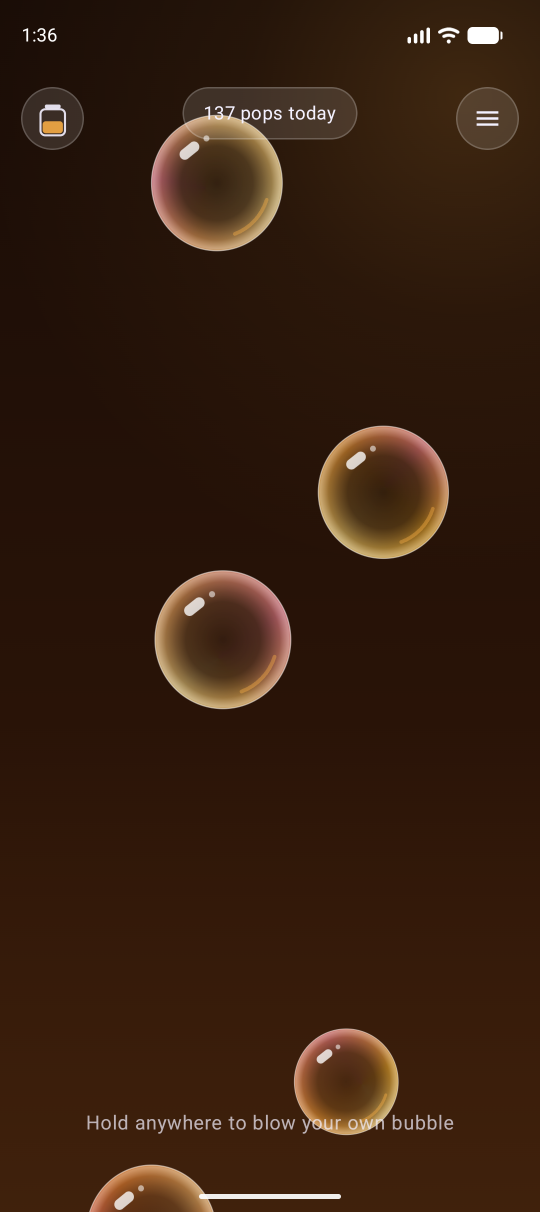
#> input picture docs/relaunch-qa/s7-float.png, 1080 x 2424 px (shown at 1/2 size)
$ python make_screenshots.py
#> lines starting #> are read from the running program, lines starting #| are printed output that depends on the picture; after the words box and inside, x2 and y2 are one past the last pixel; in counts of white or black regions, pixels touching at a corner belong together
"""Frame real emulator captures into Play Store screenshots (1080x1920, under Play's 2:1 limit).

Every image is a real capture of the app (docs/relaunch-qa); only a caption and a frame are added.
Run: python -I tools/store/make_screenshots.py
"""
import os

import numpy as np
from PIL import Image, ImageDraw, ImageFilter, ImageFont

ROOT = os.path.abspath(os.path.join(os.path.dirname(__file__), "..", ".."))
QA = os.path.join(ROOT, "docs", "relaunch-qa")
OUT = os.path.join(ROOT, "play-listing-assets", "hushpop")
os.makedirs(OUT, exist_ok=True)

SHOTS = [
    ("s7-float.png", "Pop real soap bubbles", "Soft sounds. No timer. No fail."),
    ("s7-blowing.png", "Hold to blow your own", "Let go and watch it float away"),
    ("s5-04-pop.png", "Breathe with a bubble", "In as it grows, out as it rises"),
    ("s4-02-shelf.png", "Fill the jar, collect soaps", "A new soap every few days"),
    ("s4-03-marigold.png", "Every soap is a new room", "Lavender Dusk, Monsoon Glass, Marigold…"),
    ("s4-04-new-soap.png", "Little rewards, no pressure", "Missed a day? It never resets"),
    ("s6-01-menu.png", "Calm by default", "Challenge mode when you want a goal"),
    ("s6-03-challenge.png", "20 Challenge levels", "Timed, never frantic"),
]


def font(size, light=False):
    for name in (["segoeuil.ttf"] if light else []) + ["segoeui.ttf", "arial.ttf"]:
        p = os.path.join(os.environ.get("WINDIR", "C:/Windows"), "Fonts", name)
        if os.path.exists(p):
            return ImageFont.truetype(p, size)
    return ImageFont.load_default()


def background(w, h):
    y = np.linspace(0, 1, h)[:, None, None]
    top = np.array([0x0E, 0x10, 0x22], float)
    bot = np.array([0x2A, 0x23, 0x50], float)
    img = np.broadcast_to(top * (1 - y) + bot * y, (h, w, 3)).copy()
    yy, xx = np.mgrid[0:h, 0:w]
    d = np.sqrt((xx - 0.9 * w) ** 2 + (yy - 0.05 * h) ** 2) / (0.9 * h)
    g = np.clip(1 - d, 0, 1) ** 2 * 0.25
    img = img * (1 - g[..., None]) + np.array([0xFF, 0xC9, 0x8A]) * g[..., None]
    return Image.fromarray(img.astype(np.uint8), "RGB")


def rounded(img, r):
    mask = Image.new("L", img.size, 0)
    ImageDraw.Draw(mask).rounded_rectangle([0, 0, img.width - 1, img.height - 1], radius=r, fill=255)
    out = Image.new("RGBA", img.size, (0, 0, 0, 0))
    out.paste(img, (0, 0), mask)
    return out


def main():
    W, H = 1080, 1920
    for i, (src, title, sub) in enumerate(SHOTS, 1):
        path = os.path.join(QA, src)
        if not os.path.exists(path):
            print("missing", src)
            continue
        canvas = background(W, H).convert("RGBA")
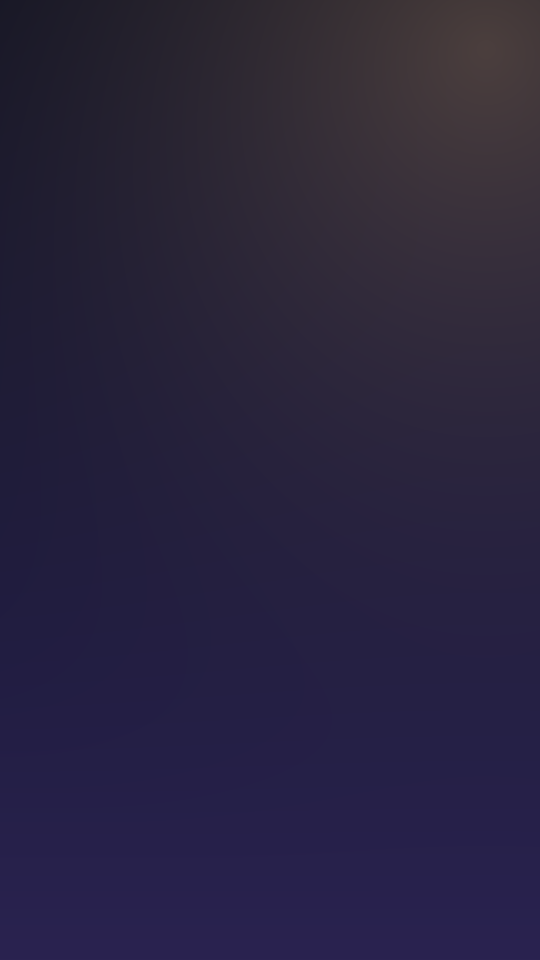
#> canvas: PIL image 1080x1920 RGBA (shown at 1/2 size); mean R, G, B, A 41.1, 35.5, 61.9, 255
        d = ImageDraw.Draw(canvas)
        tf, sf = font(78, light=True), font(40)
        tw = d.textlength(title, font=tf)
#> tw = 99
        d.text(((W - tw) / 2, 110), title, font=tf, fill=(244, 241, 255))
        sw = d.textlength(sub, font=sf)
#> sw = 131
        d.text(((W - sw) / 2, 225), sub, font=sf, fill=(200, 194, 235))
        shot = Image.open(path).convert("RGB")
        target_h = H - 340 - 60
        scale = target_h / shot.height
#> scale = 0.627
        shot = shot.resize((int(shot.width * scale), target_h), Image.LANCZOS)
#> shot: PIL image 677x1520 RGB
        shot = rounded(shot, 44)
#> in rounded, `mask = Image.new("L", img.size, 0)`: mask: PIL image 677x1520 L; every value is 0
#> in rounded, `ImageDraw.Draw(mask).rounded_rectangle([0, 0, img.width - 1, img.heigh..`:
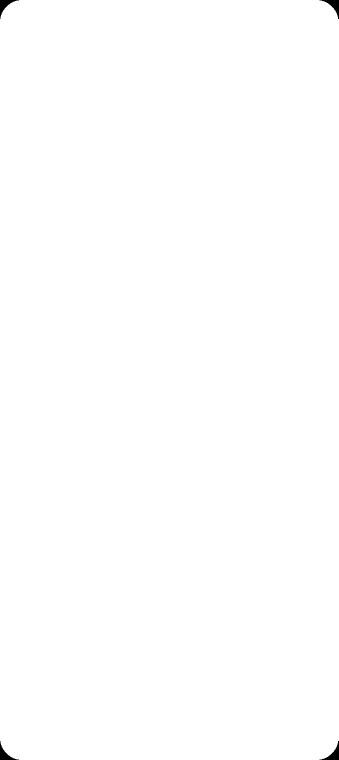
#> mask: PIL image 677x1520 L (shown at 1/2 size); 99.8% white; 4 black regions, box (x1, y1, x2, y2) and area: (0, 0, 38, 38) 427, (639, 0, 677, 38) 427, (0, 1482, 38, 1520) 427, (639, 1482, 677, 1520) 427
#> in rounded, `out = Image.new("RGBA", img.size, (0, 0, 0, 0))`: out: PIL image 677x1520 RGBA; every value is 0
        x = (W - shot.width) // 2
#> x = 201
        y = 340
        shadow = Image.new("RGBA", (shot.width + 60, shot.height + 60), (0, 0, 0, 0))
#> shadow: PIL image 737x1580 RGBA; every value is 0
        ImageDraw.Draw(shadow).rounded_rectangle([30, 30, shot.width + 30, shot.height + 30], radius=50, fill=(0, 0, 0, 140))
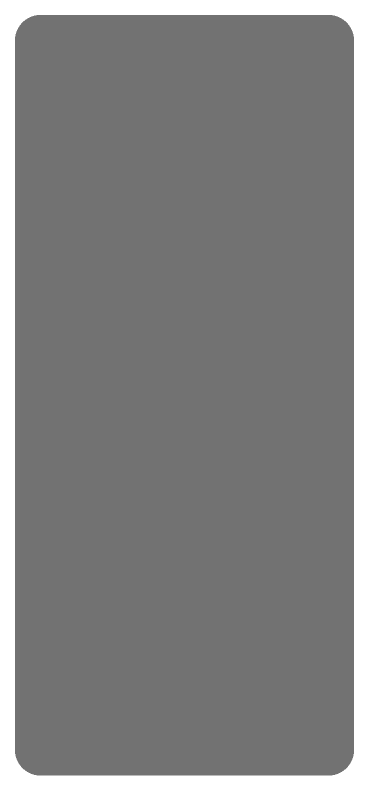
#> shadow: PIL image 737x1580 RGBA (shown at 1/2 size); mean R, G, B, A 0, 0, 0, 123.7; transparent parts drawn white
        shadow = shadow.filter(ImageFilter.GaussianBlur(18))
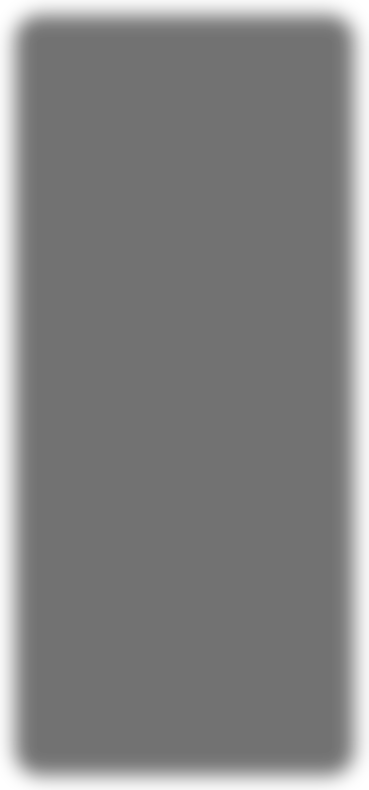
#> shadow: PIL image 737x1580 RGBA (shown at 1/2 size); mean R, G, B, A 0, 0, 0, 123.6; transparent parts drawn white
        canvas.alpha_composite(shadow, (x - 30, y - 18))
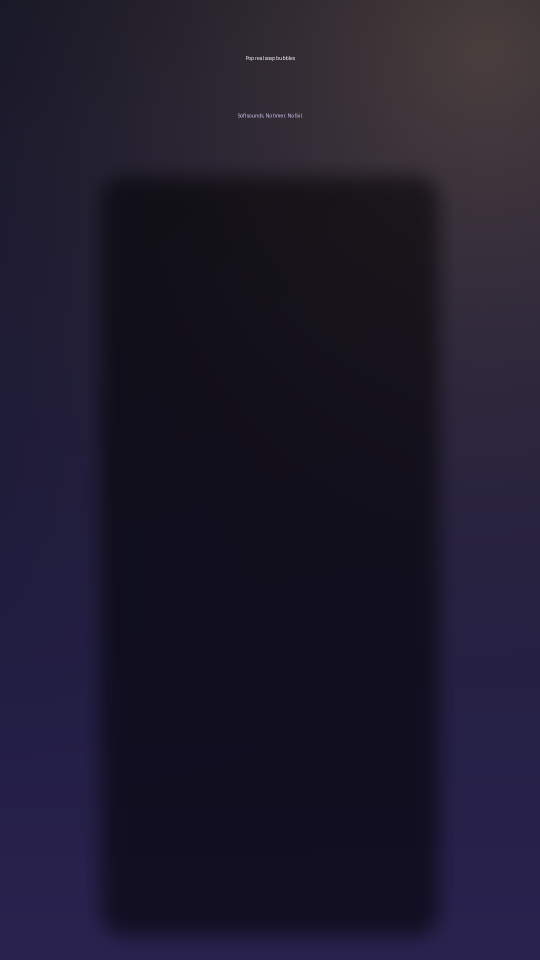
#> canvas: PIL image 1080x1920 RGBA (shown at 1/2 size); mean R, G, B, A 30.4, 26.2, 44.5, 255
        canvas.alpha_composite(shot, (x, y))
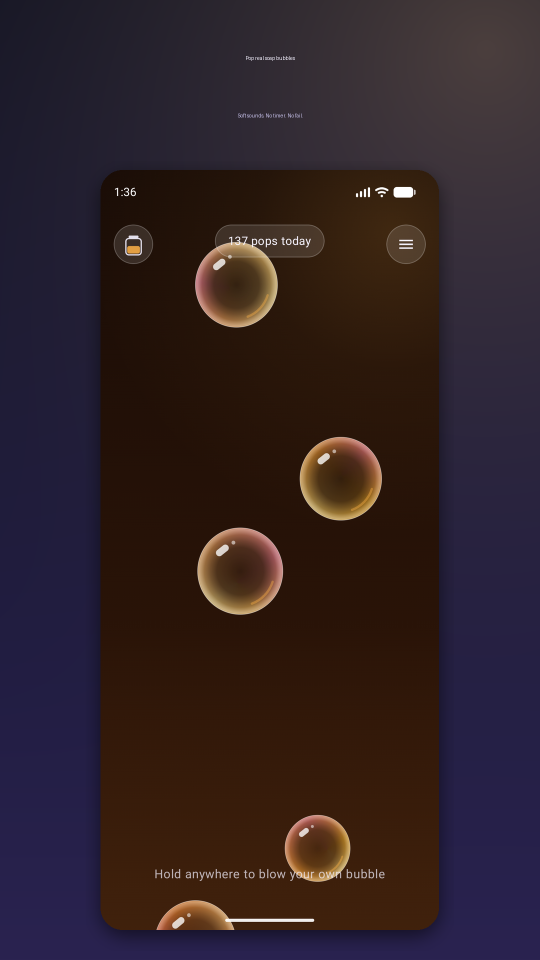
#> canvas: PIL image 1080x1920 RGBA (shown at 1/2 size); mean R, G, B, A 48.1, 33.5, 37.4, 255
        canvas.convert("RGB").save(os.path.join(OUT, f"phone-{i:02d}.png"))
        print("phone-%02d.png  <- %s" % (i, src))
#> pass 2 of the loop in main, `for i, (src, title, sub) in enumerate(SHOTS, 1):`:
#> tw = 101
#> sw = 132
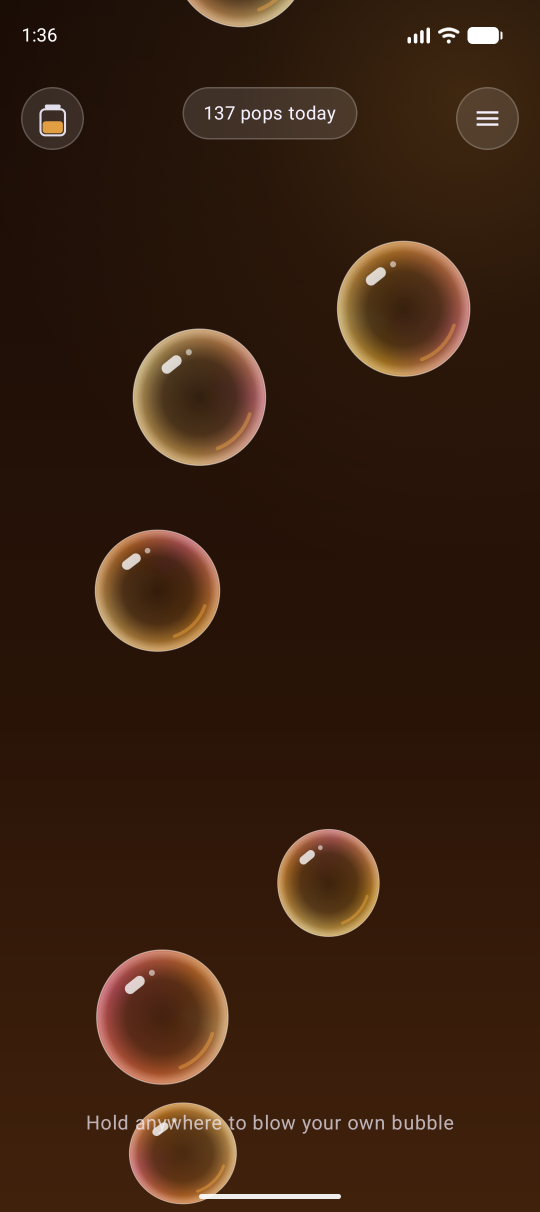
#> input picture docs/relaunch-qa/s7-blowing.png, 1080 x 2424 px (shown at 1/2 size)
#> in main, `canvas.alpha_composite(shadow, (x - 30, y - 18))`:
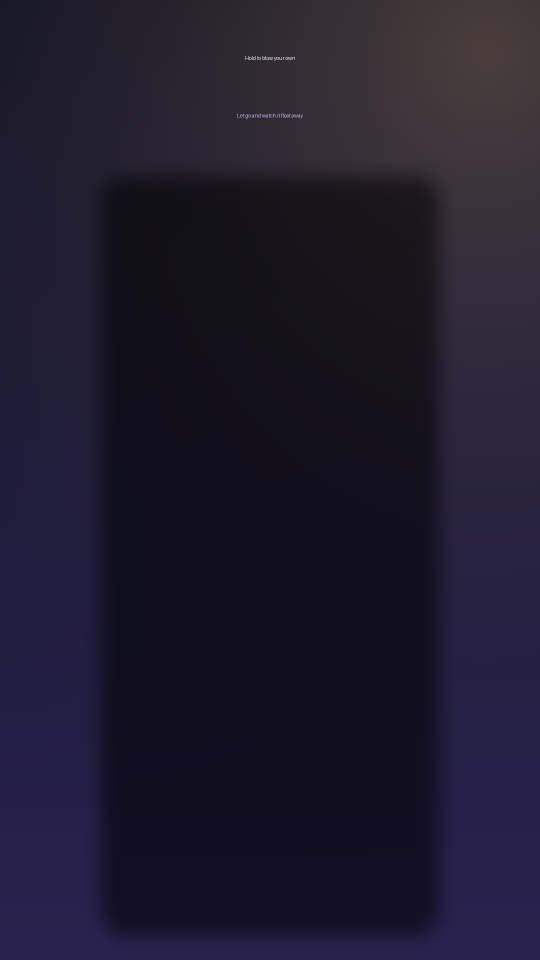
#> canvas: PIL image 1080x1920 RGBA (shown at 1/2 size); mean R, G, B, A 30.4, 26.2, 44.5, 255
#> in main, `canvas.alpha_composite(shot, (x, y))`:
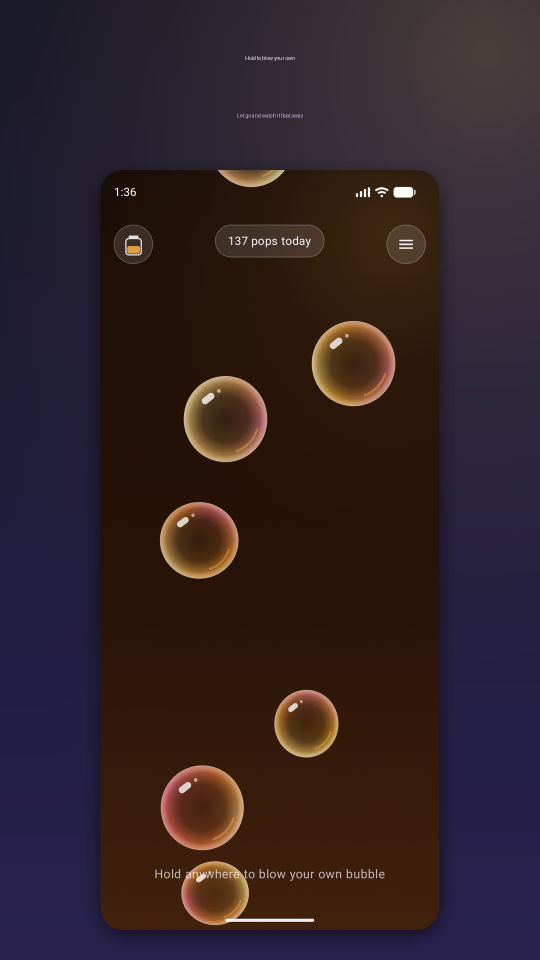
#> canvas: PIL image 1080x1920 RGBA (shown at 1/2 size); mean R, G, B, A 49.2, 34.2, 37.8, 255
#> pass 3 of the loop in main, `for i, (src, title, sub) in enumerate(SHOTS, 1):`:
#> tw = 103
#> sw = 119
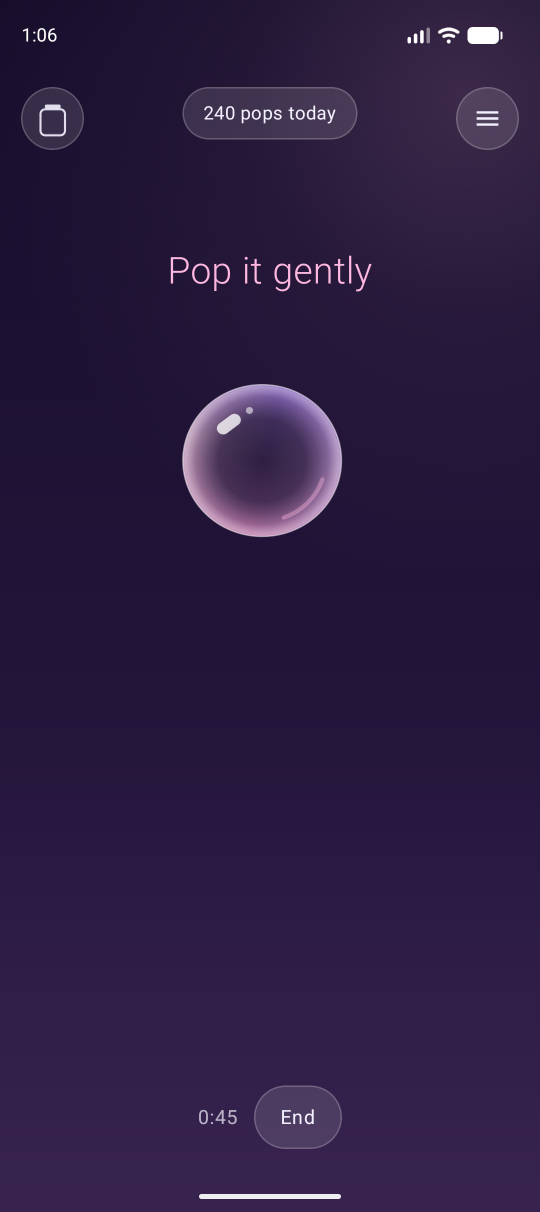
#> input picture docs/relaunch-qa/s5-04-pop.png, 1080 x 2424 px (shown at 1/2 size)
#> in main, `canvas.alpha_composite(shadow, (x - 30, y - 18))`:
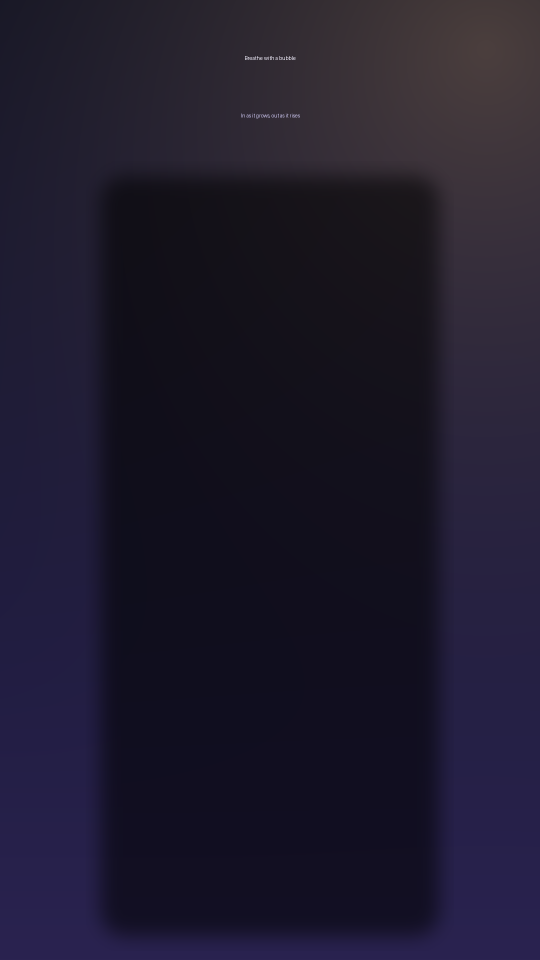
#> canvas: PIL image 1080x1920 RGBA (shown at 1/2 size); mean R, G, B, A 30.4, 26.2, 44.5, 255
#> in main, `canvas.alpha_composite(shot, (x, y))`:
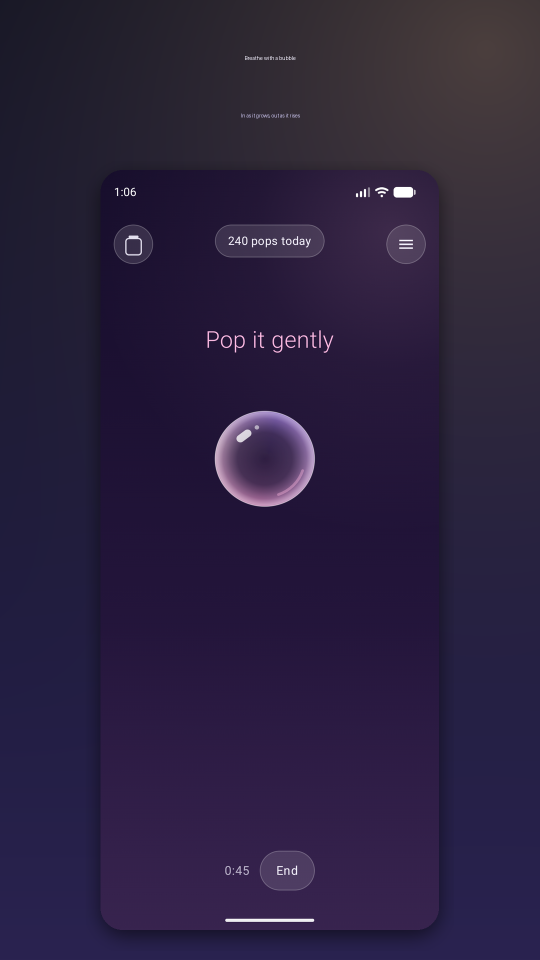
#> canvas: PIL image 1080x1920 RGBA (shown at 1/2 size); mean R, G, B, A 43.1, 32.5, 62.3, 255
#> the loop made 8 passes; the first 3 are shown


if __name__ == "__main__":
    main()
